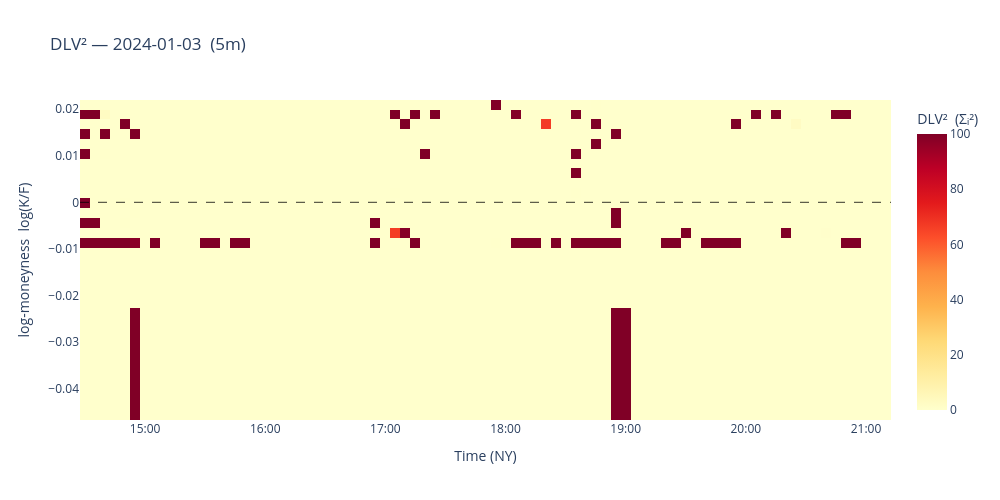

Source (notebook cell):
### Code cell
# ── DLV² heatmap (plotly) ────────────────────────────────────────────────

import datetime as _dt

import numpy as np
import plotly.graph_objects as go


def _ts_num(r):
    return r["ts"].timestamp() if hasattr(r["ts"], "timestamp") else float(r["ts"]) / 1e9


if not good:
    fig = go.Figure()
    fig.update_layout(title="DLV² — no data", width=1000, height=500)
else:
    n = len(good)
    mat = np.full((len(interior_lk), n), np.nan)
    ts = np.empty(n, dtype=object)
    for j, r in enumerate(good):
        mat[:, j] = r["dlvsqs"][0]
        ts[j] = _dt.datetime.fromtimestamp(_ts_num(r))  # local tz, mirrors your fmt

    fig = go.Figure(
        go.Heatmap(
            x=ts,
            y=interior_lk,
            z=mat,
            colorscale="YlOrRd",
            colorbar=dict(title="DLV²  (Σᵢ²)"),
            hovertemplate=("t=%{x|%H:%M}<br>log(K/F)=%{y:.4f}<br>DLV²=%{z:.4g}<extra></extra>"),
        )
    )
    fig.add_hline(y=0, line=dict(color="black", width=0.8, dash="dash"))
    fig.update_layout(
        title=f"DLV² — {TRADE_DATE}  ({BATCH_FREQ})",
        xaxis_title="Time (NY)",
        yaxis_title="log-moneyness  log(K/F)",
        width=1000,
        height=500,
    )
    fig.update_xaxes(tickformat="%H:%M")

fig.show()

### Figure 1 — Plotly figure (JSON) as saved in the notebook; plotly's stock layout.template omitted (floating-point values rounded to 4 significant figures; data arrays with more than 128 entries replaced by an {"elided": "..."} marker saying what was removed)
{"data": [{"colorbar": {"title": {"text": "DLV²  (Σᵢ²)"}}, "colorscale": [[0, "rgb(255,255,204)"], [0.125, "rgb(255,237,160)"], [0.25, "rgb(254,217,118)"], [0.375, "rgb(254,178,76)"], [0.5, "rgb(253,141,60)"], [0.625, "rgb(252,78,42)"], [0.75, "rgb(227,26,28)"], [0.875, "rgb(189,0,38)"], [1, "rgb(128,0,38)"]], "hovertemplate": "t=%{x|%H:%M}<br>log(K/F)=%{y:.4f}<br>DLV²=%{z:.4g}<extra></extra>", "type": "heatmap", "x": ["2024-01-03T14:30:00", "2024-01-03T14:35:00", "2024-01-03T14:40:00", "2024-01-03T14:45:00", "2024-01-03T14:50:00", "2024-01-03T14:55:00", "2024-01-03T15:00:00", "2024-01-03T15:05:00", "2024-01-03T15:10:00", "2024-01-03T15:15:00", "2024-01-03T15:20:00", "2024-01-03T15:25:00", "2024-01-03T15:30:00", "2024-01-03T15:35:00", "2024-01-03T15:40:00", "2024-01-03T15:45:00", "2024-01-03T15:50:00", "2024-01-03T15:55:00", "2024-01-03T16:00:00", "2024-01-03T16:05:00", "2024-01-03T16:10:00", "2024-01-03T16:15:00", "2024-01-03T16:20:00", "2024-01-03T16:25:00", "2024-01-03T16:30:00", "2024-01-03T16:35:00", "2024-01-03T16:40:00", "2024-01-03T16:45:00", "2024-01-03T16:50:00", "2024-01-03T16:55:00", "2024-01-03T17:00:00", "2024-01-03T17:05:00", "2024-01-03T17:10:00", "2024-01-03T17:15:00", "2024-01-03T17:20:00", "2024-01-03T17:25:00", "2024-01-03T17:30:00", "2024-01-03T17:35:00", "2024-01-03T17:40:00", "2024-01-03T17:45:00", "2024-01-03T17:50:00", "2024-01-03T17:55:00", "2024-01-03T18:00:00", "2024-01-03T18:05:00", "2024-01-03T18:10:00", "2024-01-03T18:15:00", "2024-01-03T18:20:00", "2024-01-03T18:25:00", "2024-01-03T18:30:00", "2024-01-03T18:35:00", "2024-01-03T18:40:00", "2024-01-03T18:45:00", "2024-01-03T18:50:00", "2024-01-03T18:55:00", "2024-01-03T19:00:00", "2024-01-03T19:05:00", "2024-01-03T19:10:00", "2024-01-03T19:15:00", "2024-01-03T19:20:00", "2024-01-03T19:25:00", "2024-01-03T19:30:00", "2024-01-03T19:35:00", "2024-01-03T19:40:00", "2024-01-03T19:45:00", "2024-01-03T19:50:00", "2024-01-03T19:55:00", "2024-01-03T20:00:00", "2024-01-03T20:05:00", "2024-01-03T20:10:00", "2024-01-03T20:15:00", "2024-01-03T20:20:00", "2024-01-03T20:25:00", "2024-01-03T20:30:00", "2024-01-03T20:35:00", "2024-01-03T20:40:00", "2024-01-03T20:45:00", "2024-01-03T20:50:00", "2024-01-03T20:55:00", "2024-01-03T21:00:00", "2024-01-03T21:05:00", "2024-01-03T21:10:00"], "y": [-0.03477, -0.01083, -0.008681, -0.006537, -0.004398, -0.002264, -0.0001338, 0.001992, 0.004113, 0.006229, 0.008341, 0.01045, 0.01255, 0.01465, 0.01674, 0.01883, 0.02092], "z": {"elided": "17x81 float values"}}], "layout": {"height": 500, "shapes": [{"line": {"color": "black", "dash": "dash", "width": 0.8}, "type": "line", "x0": 0, "x1": 1, "xref": "x domain", "y0": 0, "y1": 0, "yref": "y"}], "title": {"text": "DLV² — 2024-01-03  (5m)"}, "width": 1000, "xaxis": {"tickformat": "%H:%M", "title": {"text": "Time (NY)"}}, "yaxis": {"title": {"text": "log-moneyness  log(K/F)"}}}}
